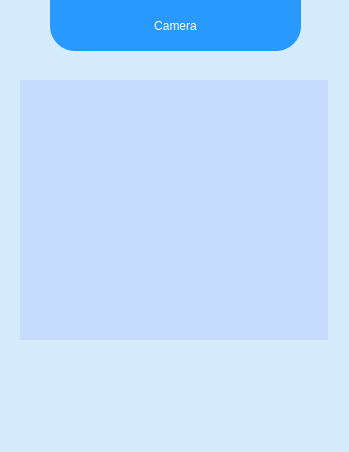
<?xml version="1.0" encoding="UTF-8"?>
<ui version="4.0">
 <class>MainWindow</class>
 <widget class="QMainWindow" name="MainWindow">
  <property name="geometry">
   <rect>
    <x>0</x>
    <y>0</y>
    <width>349</width>
    <height>452</height>
   </rect>
  </property>
  <property name="windowTitle">
   <string>Camera</string>
  </property>
  <property name="styleSheet">
   <string notr="true">background-color: rgb(213, 236, 255);</string>
  </property>
  <widget class="QWidget" name="centralwidget">
   <widget class="QLabel" name="label_img">
    <property name="geometry">
     <rect>
      <x>20</x>
      <y>80</y>
      <width>308</width>
      <height>260</height>
     </rect>
    </property>
    <property name="styleSheet">
     <string notr="true">background-color: rgb(198, 221, 255);</string>
    </property>
    <property name="text">
     <string/>
    </property>
   </widget>
   <widget class="QPushButton" name="btn_image">
    <property name="geometry">
     <rect>
      <x>139</x>
      <y>360</y>
      <width>71</width>
      <height>31</height>
     </rect>
    </property>
    <property name="styleSheet">
     <string notr="true">QPushButton{
font: 700 10pt &quot;Segoe UI&quot;;
color: rgb(255, 255, 255);
border-radius: 25%;
}</string>
    </property>
    <property name="text">
     <string/>
    </property>
    <property name="icon">
     <iconset>
      <normaloff>img/camera.png</normaloff>img/camera.png</iconset>
    </property>
    <property name="iconSize">
     <size>
      <width>32</width>
      <height>32</height>
     </size>
    </property>
   </widget>
   <widget class="QLabel" name="label">
    <property name="geometry">
     <rect>
      <x>50</x>
      <y>0</y>
      <width>251</width>
      <height>51</height>
     </rect>
    </property>
    <property name="styleSheet">
     <string notr="true">color: rgb(255, 255, 255);
background-color: rgb(41, 152, 255);
font: 700 italic 20pt &quot;Segoe UI&quot;;
border-bottom-left-radius: 25%;
border-bottom-right-radius: 25%;</string>
    </property>
    <property name="text">
     <string>Camera</string>
    </property>
    <property name="alignment">
     <set>Qt::AlignCenter</set>
    </property>
   </widget>
  </widget>
  <widget class="QMenuBar" name="menubar">
   <property name="geometry">
    <rect>
     <x>0</x>
     <y>0</y>
     <width>349</width>
     <height>22</height>
    </rect>
   </property>
   <property name="styleSheet">
    <string notr="true">background-color: rgb(198, 221, 255);</string>
   </property>
  </widget>
  <widget class="QStatusBar" name="statusbar"/>
 </widget>
 <resources/>
 <connections/>
</ui>
